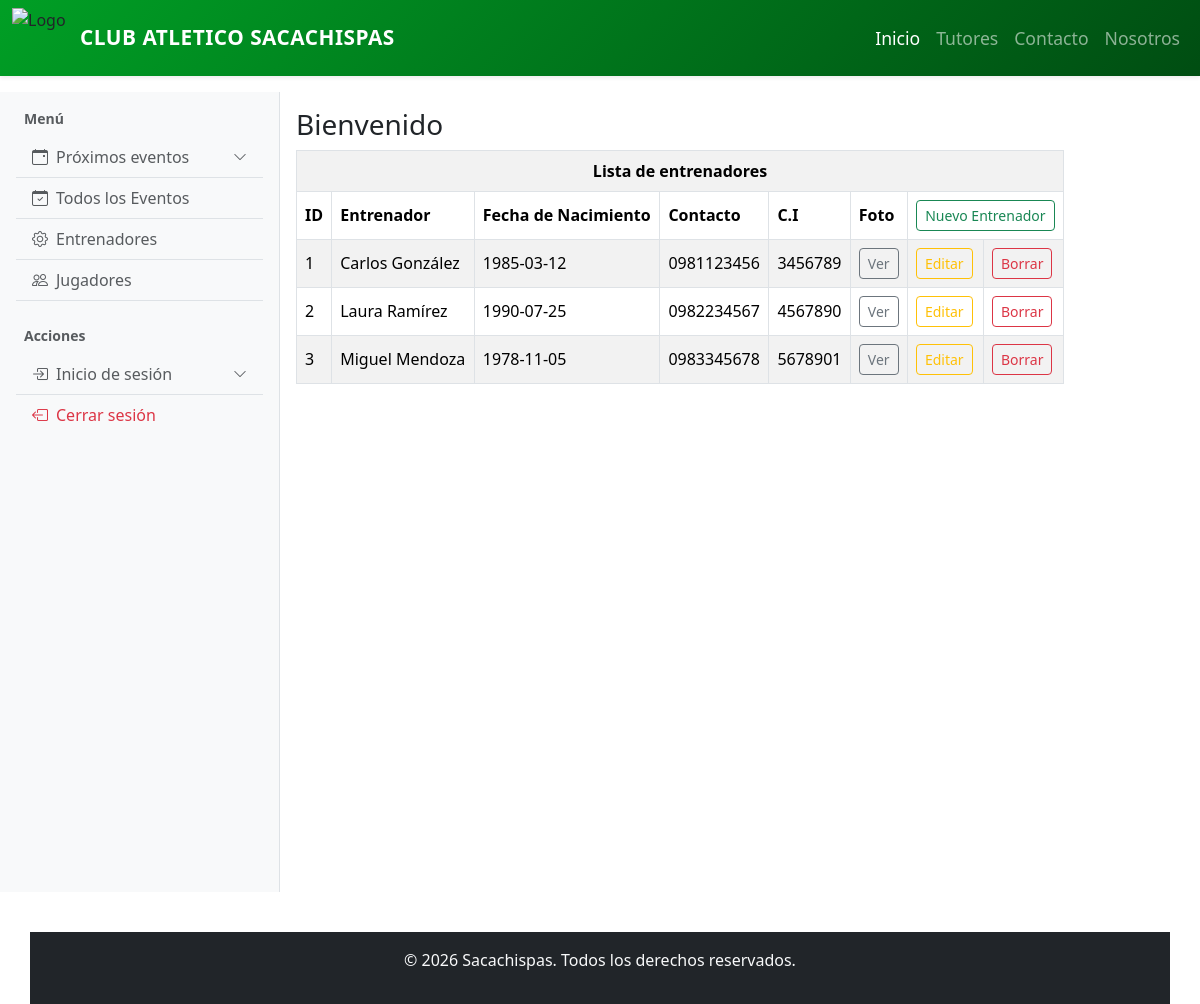
Page /backend/entrenadores/index.php on the committed database.
### tables this page shows
CREATE TABLE Entrenadores (
    id_entrenador  INT UNSIGNED   NOT NULL AUTO_INCREMENT,
    apellido       VARCHAR(100)   NOT NULL,
    nombre         VARCHAR(100)   NOT NULL,
    fecha_nac      DATE           NOT NULL,
    nro_contacto   VARCHAR(20)    NOT NULL,
    CI             VARCHAR(20)    NOT NULL UNIQUE,
    foto           LONGBLOB       NULL     COMMENT 'Imagen almacenada en binario',
    PRIMARY KEY (id_entrenador)
);

### db/lib/Actividad.php (called while the page is built, shortened)
<?php
class Actividad {
    private $db;
    public function __construct($conn)
    {
        $this->db=$conn;
    }
    public function getALL()
        {
        $sql="select * from Actividad";
        $rs=$this->db->query($sql);
        return $rs;
        }
}
?>

### db/lib/entrenadores.php (called while the page is built, shortened)
<?php
class Entrenadores{
    private $db;
    public function __construct($db){
        $this->db = $db;
    }
    public function getall(){
        $sql = "SELECT * FROM Entrenadores";
        $rs = $this->db->query($sql);
        return $rs;
    }
}
?>

### backend/entrenadores/index.php (the view, shortened to what this page needs)
<?php
require_once __DIR__ . "/../../db/lib/conex.php";
require_once __DIR__ . "/../../db/lib/entrenadores.php";
$db = Conex();
$entrenadores = new Entrenadores($db);
$rs = $entrenadores->getAll();
?>
<?php include(__DIR__ . "/../../template/parciales/templateStart.php"); ?>
    <h3>Bienvenido</h3>
        <div class="table-responsive">
            <table class="table table-striped table-bordered align-middle">
                <tr>
                    <th colspan="9" class="text-center">Lista de entrenadores</th>
                </tr>
                <tr>
                    <th>ID</th>
                    <th>Entrenador</th>
                    <th>Fecha de Nacimiento</th>
                    <th>Contacto</th>
                    <th>C.I</th>
                    <th>Foto</th>
                    <th colspan="3" class="text-center">
                        <a href="guardar.php" class="btn btn-outline-success btn-sm">Nuevo Entrenador</a>
                    </th>
                </tr>
                <?php
                while ($fila = $rs->fetch_assoc()) {
                ?>
                <tr>
                    <td><?php echo $fila['id_entrenador']; ?></td>
                    <td><?php echo $fila['nombre'] . " " . $fila['apellido']; ?></td>
                    <td><?php echo $fila['fecha_nac']; ?></td>
                    <td><?php echo $fila['nro_contacto']; ?></td>
                    <td><?php echo $fila['CI']; ?></td>
                    <td><a href="foto.php?id_entrenador=<?php echo $fila['id_entrenador']; ?>" class="btn btn-outline-secondary btn-sm">Ver</a></td>
                    <td><a href="editar.php?id_entrenador=<?php echo $fila['id_entrenador']; ?>" class="btn btn-outline-warning btn-sm">Editar</a></td>
                    <td><a href="borrar.php?id_entrenador=<?php echo $fila['id_entrenador']; ?>" class="btn btn-outline-danger btn-sm" onclick="return confirm('¿Seguro que quieres borrar este entrenador?');">Borrar</a></td>
                </tr>
                <?php
                }
                ?>
            </table>
        </div>
<?php include(__DIR__ . "/../../template/parciales/templateEnd.php"); ?>

### rows in the picture
entrenadores: id_entrenador "1", nombre "Carlos", apellido "González", fecha_nac "1985-03-12", nro_contacto "0981123456", CI "3456789"
entrenadores: id_entrenador "2", nombre "Laura", apellido "Ramírez", fecha_nac "1990-07-25", nro_contacto "0982234567", CI "4567890"
entrenadores: id_entrenador "3", nombre "Miguel", apellido "Mendoza", fecha_nac "1978-11-05", nro_contacto "0983345678", CI "5678901"
